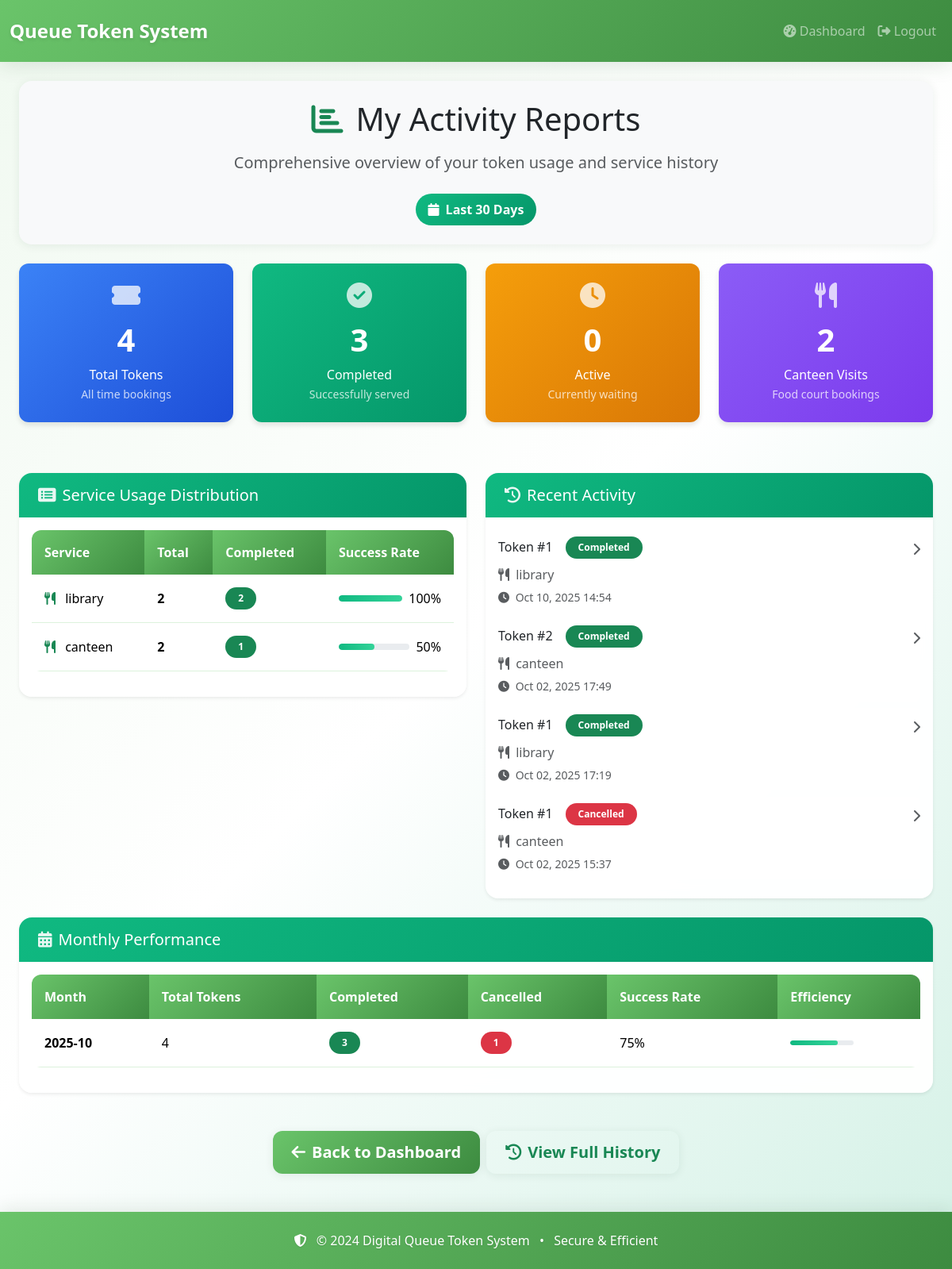
/my-reports/ (signed in), run on the app's committed database.
### core/models.py (models this page shows, shortened)
class Token(models.Model):
    STATUS_CHOICES = [
        ("active", "Active"),
        ("completed", "Completed"),
        ("cancelled", "Cancelled"),
        ("skipped", "Skipped"),
    ]
    slot = models.ForeignKey(QueueSlot, related_name="tokens", on_delete=models.CASCADE)
    user = models.ForeignKey(User, on_delete=models.CASCADE)
    number = models.PositiveIntegerField()
    status = models.CharField(max_length=20, choices=STATUS_CHOICES, default="active")
    issued_at = models.DateTimeField(auto_now_add=True)
    service = models.CharField(max_length=50, choices=QueueSlot.SERVICE_CHOICES, blank=True, null=True)
    class Meta:
        ordering = ['-issued_at']

### core/views.py (the view)
# urls.py: path('my-reports/', views.my_reports, name='my_reports'),
@login_required
def my_reports(request):
    user = request.user
    today = timezone.now().date()
    last_30_days = today - timedelta(days=30)
    user_tokens = Token.objects.filter(user=user)
    recent_tokens = user_tokens.filter(issued_at__date__gte=last_30_days)
    token_stats = {
        'total_tokens': user_tokens.count(),
        'completed_tokens': user_tokens.filter(status='completed').count(),
        'active_tokens': user_tokens.filter(status='active').count(),
        'cancelled_tokens': user_tokens.filter(status='cancelled').count(),
    }
    canteen_stats = {
        'total_bookings': CanteenBooking.objects.filter(user=user).count(),
        'recent_bookings': CanteenBooking.objects.filter(user=user, date__gte=last_30_days).count(),
    }
    service_stats_data = recent_tokens.values('slot__service').annotate(
        total=Count('id'),
        completed=Count('id', filter=Q(status='completed'))
    ).order_by('-total')
    service_stats = []
    for stat in service_stats_data:
        service_stats.append({
            'service': stat['slot__service'] or 'General',
            'total': stat['total'],
            'completed': stat['completed'],
        })
    recent_tokens_list = recent_tokens.order_by('-issued_at')[:10]
    monthly_stats_data = user_tokens.extra({
        'month': "strftime('%%Y-%%m', issued_at)"
    }).values('month').annotate(
        total=Count('id'),
        completed=Count('id', filter=Q(status='completed')),
        cancelled=Count('id', filter=Q(status='cancelled'))
    ).order_by('-month')[:6]  # Last 6 months
    monthly_stats = []
    for stat in monthly_stats_data:
        monthly_stats.append({
            'month': stat['month'],
            'total': stat['total'],
            'completed': stat['completed'],
            'cancelled': stat['cancelled'],
        })
    context = {
        "is_staff": False,
        "token_stats": token_stats,
        "canteen_stats": canteen_stats,
        "service_stats": service_stats,
        "recent_tokens": recent_tokens_list,
        "monthly_stats": monthly_stats,
    }
    return render(request, "core/my_reports.html", context)

### core/templates/core/my_reports.html (shortened to what this page needs)
{% extends "core/base.html" %}
{% block content %}
<div class="container mt-4">
    <div class="row mb-4">
        <div class="col-12">
            <div class="card bg-light border-0">
                <div class="card-body text-center py-4">
                    <h1 class="card-title text-dark mb-3">
                        <i class="fas fa-chart-bar text-success me-3"></i>My Activity Reports
                    </h1>
                    <p class="card-text text-muted fs-5">Comprehensive overview of your token usage and service history</p>
                    <div class="service-badge d-inline-block mt-2">
                        <i class="fas fa-calendar me-2"></i>Last 30 Days
                    </div>
                </div>
            </div>
        </div>
    </div>
    <div class="row mb-5">
        <div class="col-md-3 mb-3">
            <div class="card stat-card text-white" style="background: linear-gradient(135deg, #3b82f6, #1d4ed8);">
                <div class="card-body text-center py-4">
                    <i class="fas fa-ticket-alt fa-2x mb-3 opacity-75"></i>
                    <h2 class="stat-number">{{ token_stats.total_tokens }}</h2>
                    <p class="card-text mb-0">Total Tokens</p>
                    <small class="opacity-75">All time bookings</small>
                </div>
            </div>
        </div>
        <div class="col-md-3 mb-3">
            <div class="card stat-card text-white" style="background: linear-gradient(135deg, #10b981, #059669);">
                <div class="card-body text-center py-4">
                    <i class="fas fa-check-circle fa-2x mb-3 opacity-75"></i>
                    <h2 class="stat-number">{{ token_stats.completed_tokens }}</h2>
                    <p class="card-text mb-0">Completed</p>
                    <small class="opacity-75">Successfully served</small>
                </div>
            </div>
        </div>
        <div class="col-md-3 mb-3">
            <div class="card stat-card text-white" style="background: linear-gradient(135deg, #f59e0b, #d97706);">
                <div class="card-body text-center py-4">
                    <i class="fas fa-clock fa-2x mb-3 opacity-75"></i>
                    <h2 class="stat-number">{{ token_stats.active_tokens }}</h2>
                    <p class="card-text mb-0">Active</p>
                    <small class="opacity-75">Currently waiting</small>
                </div>
            </div>
        </div>
        <div class="col-md-3 mb-3">
            <div class="card stat-card text-white" style="background: linear-gradient(135deg, #8b5cf6, #7c3aed);">
                <div class="card-body text-center py-4">
                    <i class="fas fa-utensils fa-2x mb-3 opacity-75"></i>
                    <h2 class="stat-number">{{ canteen_stats.total_bookings }}</h2>
                    <p class="card-text mb-0">Canteen Visits</p>
                    <small class="opacity-75">Food court bookings</small>
                </div>
            </div>
        </div>
    </div>
    <div class="row">
        <div class="col-lg-6 mb-4">
            <div class="card border-0 shadow-sm">
                <div class="card-header card-header-custom text-white py-3">
                    <h5 class="mb-0"><i class="fas fa-list-alt me-2"></i>Service Usage Distribution</h5>
                </div>
                <div class="card-body">
                    {% if service_stats %}
                    <div class="table-responsive">
                        <table class="table table-hover">
                            <thead class="table-light">
                                <tr>
                                    <th>Service</th>
                                    <th>Total</th>
                                    <th>Completed</th>
                                    <th>Success Rate</th>
                                </tr>
                            </thead>
                            <tbody>
                                {% for stat in service_stats %}
                                <tr>
                                    <td>
                                        <i class="fas {% if stat.service == 'Library' %}fa-book{% else %}fa-utensils{% endif %} me-2 text-success"></i>
                                        {{ stat.service }}
                                    </td>
                                    <td><strong>{{ stat.total }}</strong></td>
                                    <td>
                                        <span class="badge bg-success">{{ stat.completed }}</span>
                                    </td>
                                    <td>
                                        <div class="d-flex align-items-center">
                                            <div class="progress flex-grow-1 me-2" style="height: 8px;">
                                                <div class="progress-bar progress-bar-custom"
                                                     style="width: {% if stat.total > 0 %}{% widthratio stat.completed stat.total 100 %}%{% else %}0%{% endif %}">
                                                </div>
                                            </div>
                                            <span class="text-nowrap">
                                                {% if stat.total > 0 %}
                                                    {% widthratio stat.completed stat.total 100 %}%
                                                {% else %}
                                                    0%
                                                {% endif %}
                                            </span>
                                        </div>
                                    </td>
                                </tr>
                                {% endfor %}
                            </tbody>
                        </table>
                    </div>
                    {% else %}
                    <div class="text-center py-5">
                        <i class="fas fa-chart-pie fa-3x text-muted mb-3"></i>
                        <p class="text-muted">No service data available yet.</p>
                    </div>
                    {% endif %}
                </div>
            </div>
        </div>
        <div class="col-lg-6 mb-4">
            <div class="card border-0 shadow-sm">
                <div class="card-header card-header-custom text-white py-3">
                    <h5 class="mb-0"><i class="fas fa-history me-2"></i>Recent Activity</h5>
                </div>
                <div class="card-body">
                    {% if recent_tokens %}
                    <div class="list-group list-group-flush">
                        {% for token in recent_tokens %}
                        <div class="list-group-item list-group-item-custom px-0 border-0">
                            <div class="d-flex w-100 justify-content-between align-items-start">
                                <div class="flex-grow-1">
                                    <div class="d-flex align-items-center mb-2">
                                        <h6 class="mb-0 me-3">Token #{{ token.number }}</h6>
                                        <span class="badge
                                            {% if token.status == 'completed' %}bg-success
                                            {% elif token.status == 'active' %}bg-warning
                                            {% elif token.status == 'cancelled' %}bg-danger
                                            {% else %}bg-secondary{% endif %}">
                                            {{ token.status|title }}
                                        </span>
                                    </div>
                                    <p class="mb-1 text-muted">
                                        <i class="fas {% if token.service == 'Library' %}fa-book{% else %}fa-utensils{% endif %} me-1"></i>
                                        {{ token.service }}
                                    </p>
                                    <small class="text-muted">
                                        <i class="fas fa-clock me-1"></i>
                                        {{ token.issued_at|date:"M d, Y H:i" }}
                                    </small>
                                </div>
                                <i class="fas fa-chevron-right text-muted mt-2"></i>
                            </div>
                        </div>
                        {% endfor %}
                    </div>
                    {% else %}
                    <div class="text-center py-5">
                        <i class="fas fa-ticket-alt fa-3x text-muted mb-3"></i>
                        <p class="text-muted">No recent token activity.</p>
                    </div>
                    {% endif %}
                </div>
            </div>
        </div>
    </div>
    <div class="row">
        <div class="col-12">
            <div class="card border-0 shadow-sm">
                <div class="card-header card-header-custom text-white py-3">
                    <h5 class="mb-0"><i class="fas fa-calendar-alt me-2"></i>Monthly Performance</h5>
                </div>
                <div class="card-body">
                    {% if monthly_stats %}
                    <div class="table-responsive">
                        <table class="table table-hover">
                            <thead class="table-light">
                                <tr>
                                    <th>Month</th>
                                    <th>Total Tokens</th>
                                    <th>Completed</th>
                                    <th>Cancelled</th>
                                    <th>Success Rate</th>
                                    <th>Efficiency</th>
                                </tr>
                            </thead>
                            <tbody>
                                {% for stat in monthly_stats %}
                                <tr>
                                    <td>
                                        <strong>{{ stat.month }}</strong>
                                    </td>
                                    <td>{{ stat.total }}</td>
                                    <td>
                                        <span class="badge bg-success">{{ stat.completed }}</span>
                                    </td>
                                    <td>
                                        <span class="badge bg-danger">{{ stat.cancelled }}</span>
                                    </td>
                                    <td>
                                        {% if stat.total > 0 %}
                                            {% widthratio stat.completed stat.total 100 %}%
                                        {% else %}
                                            0%
                                        {% endif %}
                                    </td>
                                    <td>
                                        <div class="progress" style="height: 6px; width: 80px;">
                                            <div class="progress-bar progress-bar-custom"
                                                 style="width: {% if stat.total > 0 %}{% widthratio stat.completed stat.total 100 %}%{% else %}0%{% endif %}">
                                            </div>
                                        </div>
                                    </td>
                                </tr>
                                {% endfor %}
                            </tbody>
                        </table>
                    </div>
                    {% else %}
                    <div class="text-center py-5">
                        <i class="fas fa-chart-line fa-3x text-muted mb-3"></i>
                        <p class="text-muted">No monthly performance data available.</p>
                    </div>
                    {% endif %}
                </div>
            </div>
        </div>
    </div>
    <div class="row mt-5">
        <div class="col-12 text-center">
            <div class="d-grid gap-2 d-md-flex justify-content-center">
                <a href="{% url 'dashboard' %}" class="btn btn-primary btn-lg px-4">
                    <i class="fas fa-arrow-left me-2"></i>Back to Dashboard
                </a>
                <a href="{% url 'my_history' %}" class="btn btn-outline-success btn-lg px-4">
                    <i class="fas fa-history me-2"></i>View Full History
                </a>
            </div>
        </div>
    </div>
</div>
{% endblock %}

### data on the page
Token: service "library", total "2", completed "2", completed "100", number "1", status "Completed", issued_at "Oct 02, 2025 17:19"
Token: service "canteen", total "2", completed "1", completed "50", number "2", status "Completed", issued_at "Oct 02, 2025 17:49"
Token: number "1", status "Completed", service "library", issued_at "Oct 10, 2025 14:54"
Token: number "1", status "Cancelled", service "canteen", issued_at "Oct 02, 2025 15:37"

### other printed values
{{ token_stats.total_tokens }} "4"
{{ token_stats.completed_tokens }} "3"
{{ token_stats.active_tokens }} "0"
{{ canteen_stats.total_bookings }} "2"
{{ stat.month }} "2025-10"
{{ stat.total }} "4"
{{ stat.completed }} "3"
{{ stat.cancelled }} "1"
